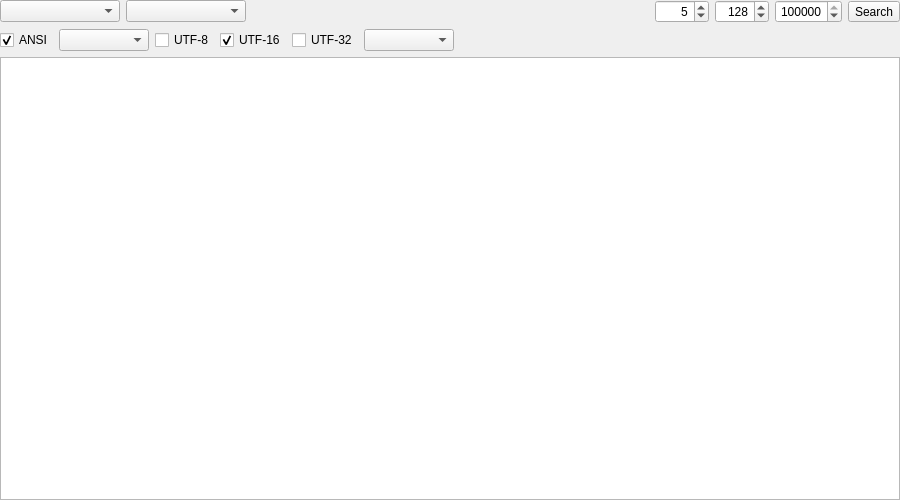
<?xml version="1.0" encoding="UTF-8"?>
<ui version="4.0">
 <class>XFWidget_Strings</class>
 <widget class="QWidget" name="XFWidget_Strings">
  <property name="geometry">
   <rect>
    <x>0</x>
    <y>0</y>
    <width>900</width>
    <height>500</height>
   </rect>
  </property>
  <property name="windowTitle">
   <string notr="true">Form</string>
  </property>
  <layout class="QVBoxLayout" name="verticalLayout">
   <property name="leftMargin">
    <number>0</number>
   </property>
   <property name="topMargin">
    <number>0</number>
   </property>
   <property name="rightMargin">
    <number>0</number>
   </property>
   <property name="bottomMargin">
    <number>0</number>
   </property>
   <item>
    <layout class="QHBoxLayout" name="horizontalLayoutToolBar">
     <property name="leftMargin">
      <number>0</number>
     </property>
     <property name="topMargin">
      <number>0</number>
     </property>
     <property name="rightMargin">
      <number>0</number>
     </property>
     <property name="bottomMargin">
      <number>0</number>
     </property>
     <item>
      <widget class="QComboBox" name="comboBoxFileType">
       <property name="minimumSize">
        <size>
         <width>120</width>
         <height>0</height>
        </size>
       </property>
      </widget>
     </item>
     <item>
      <widget class="QComboBox" name="comboBoxMapMode">
       <property name="minimumSize">
        <size>
         <width>120</width>
         <height>0</height>
        </size>
       </property>
      </widget>
     </item>
     <item>
      <spacer name="horizontalSpacerToolBar">
       <property name="orientation">
        <enum>Qt::Horizontal</enum>
       </property>
       <property name="sizeHint" stdset="0">
        <size>
         <width>40</width>
         <height>20</height>
        </size>
       </property>
      </spacer>
     </item>
     <item>
      <widget class="QSpinBox" name="spinBoxMinLength">
       <property name="toolTip">
        <string>Min length</string>
       </property>
       <property name="alignment">
        <set>Qt::AlignRight|Qt::AlignTrailing|Qt::AlignVCenter</set>
       </property>
       <property name="minimum">
        <number>1</number>
       </property>
       <property name="maximum">
        <number>4096</number>
       </property>
       <property name="value">
        <number>5</number>
       </property>
      </widget>
     </item>
     <item>
      <widget class="QSpinBox" name="spinBoxMaxLength">
       <property name="toolTip">
        <string>Max length</string>
       </property>
       <property name="alignment">
        <set>Qt::AlignRight|Qt::AlignTrailing|Qt::AlignVCenter</set>
       </property>
       <property name="minimum">
        <number>1</number>
       </property>
       <property name="maximum">
        <number>4096</number>
       </property>
       <property name="value">
        <number>128</number>
       </property>
      </widget>
     </item>
     <item>
      <widget class="QSpinBox" name="spinBoxLimit">
       <property name="toolTip">
        <string>Limit</string>
       </property>
       <property name="alignment">
        <set>Qt::AlignRight|Qt::AlignTrailing|Qt::AlignVCenter</set>
       </property>
       <property name="minimum">
        <number>0</number>
       </property>
       <property name="maximum">
        <number>2147483647</number>
       </property>
       <property name="value">
        <number>100000</number>
       </property>
      </widget>
     </item>
     <item>
      <widget class="QToolButton" name="toolButtonSearch">
       <property name="text">
        <string>Search</string>
       </property>
      </widget>
     </item>
    </layout>
   </item>
   <item>
    <layout class="QHBoxLayout" name="horizontalLayout">
     <item>
      <widget class="QCheckBox" name="checkBoxANSI">
       <property name="text">
        <string notr="true">ANSI</string>
       </property>
       <property name="checked">
        <bool>true</bool>
       </property>
      </widget>
     </item>
     <item>
      <widget class="QComboBox" name="comboBoxANSICode">
       <property name="minimumSize">
        <size>
         <width>90</width>
         <height>0</height>
        </size>
       </property>
      </widget>
     </item>
     <item>
      <widget class="QCheckBox" name="checkBoxUTF8">
       <property name="text">
        <string notr="true">UTF-8</string>
       </property>
      </widget>
     </item>
     <item>
      <widget class="QCheckBox" name="checkBoxUTF16">
       <property name="text">
        <string notr="true">UTF-16</string>
       </property>
       <property name="checked">
        <bool>true</bool>
       </property>
      </widget>
     </item>
     <item>
      <widget class="QCheckBox" name="checkBoxUTF32">
       <property name="text">
        <string notr="true">UTF-32</string>
       </property>
      </widget>
     </item>
     <item>
      <widget class="QComboBox" name="comboBoxEndian">
       <property name="minimumSize">
        <size>
         <width>90</width>
         <height>0</height>
        </size>
       </property>
      </widget>
     </item>
     <item>
      <spacer name="horizontalSpacer">
       <property name="orientation">
        <enum>Qt::Horizontal</enum>
       </property>
       <property name="sizeHint" stdset="0">
        <size>
         <width>40</width>
         <height>20</height>
        </size>
       </property>
      </spacer>
     </item>
    </layout>
   </item>
   <item>
    <widget class="XFTableView" name="tableView">
     <property name="editTriggers">
      <set>QAbstractItemView::NoEditTriggers</set>
     </property>
     <property name="selectionMode">
      <enum>QAbstractItemView::SingleSelection</enum>
     </property>
     <property name="selectionBehavior">
      <enum>QAbstractItemView::SelectRows</enum>
     </property>
     <property name="sortingEnabled">
      <bool>true</bool>
     </property>
     <attribute name="horizontalHeaderStretchLastSection">
      <bool>true</bool>
     </attribute>
     <attribute name="verticalHeaderVisible">
      <bool>false</bool>
     </attribute>
    </widget>
   </item>
  </layout>
 </widget>
 <customwidgets>
  <customwidget>
   <class>XFTableView</class>
   <extends>QTableView</extends>
   <header>xftableview.h</header>
  </customwidget>
 </customwidgets>
 <resources/>
 <connections/>
</ui>
